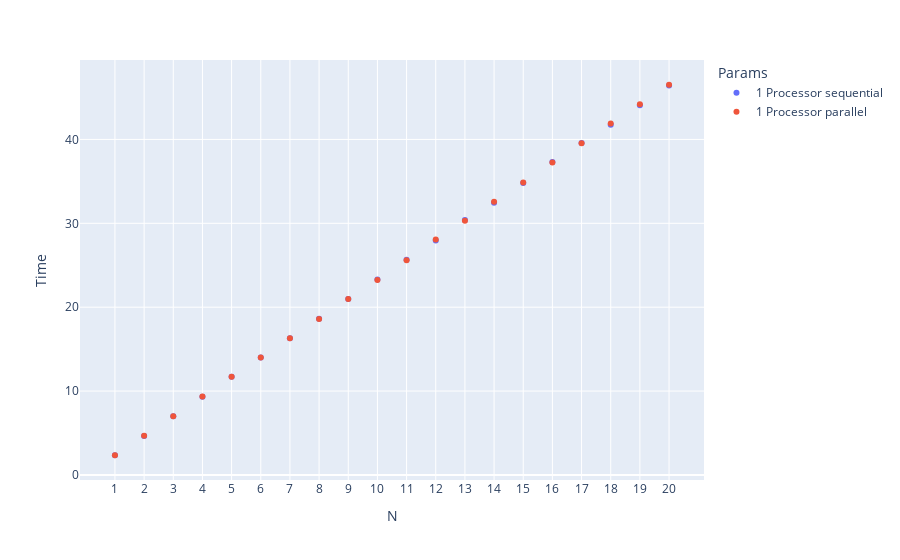

This figure's notebook cell:
### Markdown cell above
## 1 Процессор

### Code cell
create_scatter(
    [
        ("samples-1-seq.txt", "1 Processor sequential"),
        ("samples-1-par.txt", "1 Processor parallel"),
    ]
).show()

### Figure 1 — Plotly figure (JSON) as saved in the notebook; plotly's stock layout.template omitted (floating-point values rounded to 4 significant figures)
{"data": [{"hovertemplate": "Params=1 Processor sequential<br>N=%{x}<br>Time=%{y}<extra></extra>", "legendgroup": "1 Processor sequential", "marker": {"color": "#636efa", "symbol": "circle"}, "mode": "markers", "name": "1 Processor sequential", "orientation": "v", "showlegend": true, "type": "scatter", "x": ["1", "2", "3", "4", "5", "6", "7", "8", "9", "10", "11", "12", "13", "14", "15", "16", "17", "18", "19", "20"], "xaxis": "x", "y": [2.349, 4.639, 6.986, 9.335, 11.7, 14.0, 16.31, 18.61, 20.98, 23.3, 25.64, 27.94, 30.4, 32.46, 34.81, 37.31, 39.58, 41.77, 44.09, 46.44], "yaxis": "y"}, {"hovertemplate": "Params=1 Processor parallel<br>N=%{x}<br>Time=%{y}<extra></extra>", "legendgroup": "1 Processor parallel", "marker": {"color": "#EF553B", "symbol": "circle"}, "mode": "markers", "name": "1 Processor parallel", "orientation": "v", "showlegend": true, "type": "scatter", "x": ["1", "2", "3", "4", "5", "6", "7", "8", "9", "10", "11", "12", "13", "14", "15", "16", "17", "18", "19", "20"], "xaxis": "x", "y": [2.347, 4.675, 7.002, 9.364, 11.7, 14.01, 16.28, 18.61, 20.96, 23.24, 25.61, 28.07, 30.3, 32.56, 34.87, 37.26, 39.55, 41.91, 44.2, 46.52], "yaxis": "y"}], "layout": {"coloraxis": {"showscale": false}, "legend": {"title": {"text": "Params"}, "tracegroupgap": 0}, "margin": {"t": 60}, "xaxis": {"anchor": "y", "domain": [0, 1], "title": {"text": "N"}}, "yaxis": {"anchor": "x", "domain": [0, 1], "title": {"text": "Time"}}}}
